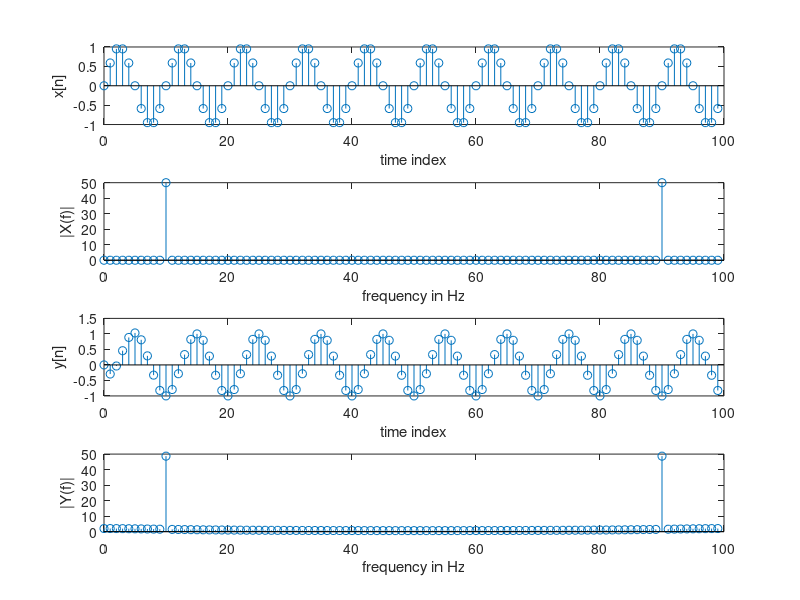

Write the MATLAB code that produced this figure.
% a 10-Hz sine wave is input to an allpass system
num = [-0.5 1];
den = [1 -0.5];
freqz(num,den,200,100);
pause;
zplane(num,den);
pause;

f0=10;          % 10 Hz sine wave
T=0.01;        % sampling freq. = 100 Hz
N=100;
n=0:1:N-1;
x=sin(2*pi*f0*n*T);
subplot(4,1,1); stem(n,x);
xlabel('time index'); ylabel('x[n]');

f=n/T/N;
subplot(4,1,2); stem(f,abs(fft(x)));
xlabel('frequency in Hz'); ylabel('|X(f)|');


y=filter(num,den,x);
subplot(4,1,3); stem(n,y);
xlabel('time index'); ylabel('y[n]');
subplot(4,1,4); stem(f,abs(fft(y)));
xlabel('frequency in Hz'); ylabel('|Y(f)|');

